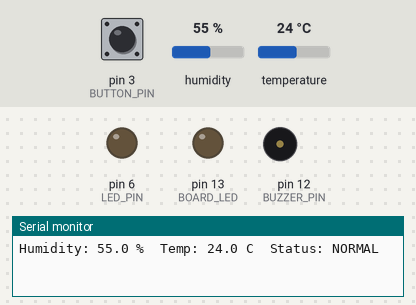
The sketch below on a simulated Arduino Uno, built with avr-gcc and run on an emulated ATmega328P. Parts: output pins drawn as LEDs (lit = HIGH), buzzer (waves = sounding), the last lines printed to the serial monitor. The test bench sets the inputs (shaded band); at power-on: humidity 55 %, pin 3 (BUTTON_PIN) HIGH, temperature 24 °C.

Above: at 2.7 s.
2.8 s: humidity set to 69 %
4.7 s: humidity set to 72 %
At 8.4 s:
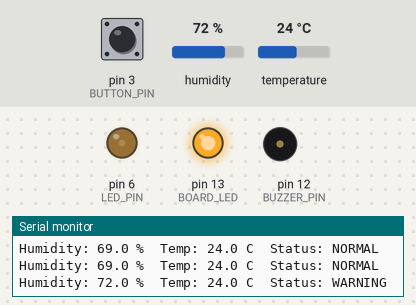
9.0 s: humidity set to 79 %
12.7 s: humidity set to 82 %
At 16.02 s:
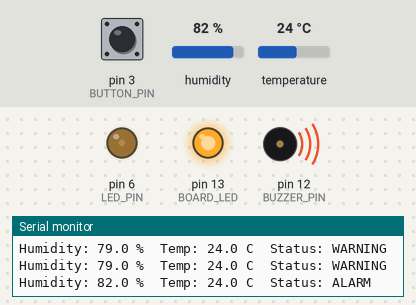
Timing chart, 0 to 26.2 s (numbered marks = the images above; inputs shaded):
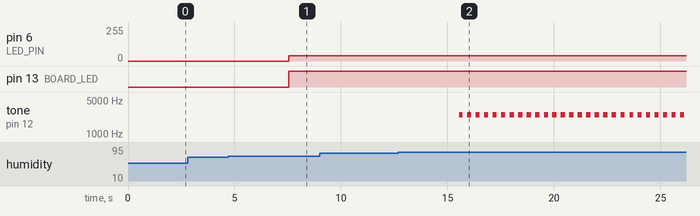

The sketch:

humidity_monitor_uno.ino
```cpp
/*
  Problem 4 - Smart Temperature & Humidity Monitor (Arduino Uno)

  - DHT11 humidity sensor: humidity (and temperature) read every 2 seconds (continuous update)
  - I2C LCD: shows humidity and system status
  - Warning LED: ON when humidity > 70 %
  - Buzzer: beeps when humidity > 80 %
  - Push button: switches between NORMAL and DETAILED display mode

      Status      Humidity        LED   Buzzer
      NORMAL      70 % or less    off   off
      WARNING     above 70 %      ON    off
      ALARM       above 80 %      ON    beeping

  LCD, NORMAL mode:          LCD, DETAILED mode:
    Humidity: 65%              H:65.0% T:28.4C
    Status: NORMAL             NORMAL   all OFF

  Board: Arduino Uno.
  Libraries: DHT sensor library + Adafruit Unified Sensor (Adafruit),
             LiquidCrystal I2C (Frank de Brabander). Wire is built in.
  No resistors: the DHT library uses the Uno's internal pull-up, and the LED is driven
  with a low PWM level (LED_LEVEL).
*/

#include <DHT.h>
#include <Wire.h>
#include <LiquidCrystal_I2C.h>

// ---------- Pins ----------
const int DHT_PIN    = 2;    // D2  <- DHT11 DATA / OUT / S
const int BUTTON_PIN = 3;    // D3  <- mode button (other leg to GND)
const int LED_PIN    = 6;    // D6  -> warning LED long leg (PWM)
const int BUZZER_PIN = 12;   // D12 -> buzzer +
const int BOARD_LED  = 13;   // built-in L LED copies the warning LED
// LCD: SDA = A4, SCL = A5

// ---------- Settings ----------
#define DHT_TYPE DHT11                     // change to DHT22 if you have the white sensor
const float LED_LIMIT    = 70.0;           // humidity above this -> LED ON
const float BUZZER_LIMIT = 80.0;           // humidity above this -> buzzer
const unsigned long READ_MS = 2000;        // DHT11 needs about 1-2 s between readings
const int LED_LEVEL = 40;                  // 0-255, low because there is no LED resistor

DHT dht(DHT_PIN, DHT_TYPE);
LiquidCrystal_I2C lcd(0x27, 16, 2);        // if the LCD shows nothing, try 0x3F

enum Status { NORMAL, WARNING, ALARM, SENSOR_ERROR };
Status status = SENSOR_ERROR;
bool detailedMode = false;
float humidity = NAN, temperature = NAN;
bool haveReading = false;

unsigned long lastRead = 0, lastBeep = 0;
bool beepOn = false;

// Button (debounced, true once per press)
int btnStable = HIGH, btnLast = HIGH;
unsigned long btnChangedAt = 0;

// ---------- Helpers ----------
const char *statusText() {
  switch (status) {
    case NORMAL:  return "NORMAL";
    case WARNING: return "WARNING";
    case ALARM:   return "ALARM";
    default:      return "SENSOR ERR";
  }
}

void lcdLine(int row, String text) {        // print exactly 16 characters
  while (text.length() < 16) text += " ";
  lcd.setCursor(0, row);
  lcd.print(text.substring(0, 16));
}

void updateLcd() {
  if (!haveReading) {
    lcdLine(0, "Humidity: --%");
    lcdLine(1, status == SENSOR_ERROR && millis() > 5000 ? "Check sensor!" : "Reading...");
    return;
  }
  if (!detailedMode) {
    lcdLine(0, "Humidity: " + String((int)(humidity + 0.5)) + "%");
    lcdLine(1, String("Status: ") + statusText());
  } else {
    lcdLine(0, "H:" + String(humidity, 1) + "% T:" + String(temperature, 1) + "C");
    switch (status) {
      case NORMAL:  lcdLine(1, "NORMAL   all OFF"); break;
      case WARNING: lcdLine(1, "WARNING  LED ON"); break;
      case ALARM:   lcdLine(1, "ALARM LED+BUZZER"); break;
      default:      lcdLine(1, "SENSOR ERROR"); break;
    }
  }
}

void setLed(bool on) {
  analogWrite(LED_PIN, on ? LED_LEVEL : 0);
  digitalWrite(BOARD_LED, on ? HIGH : LOW);
}

bool buttonPressed() {
  int reading = digitalRead(BUTTON_PIN);
  if (reading != btnLast) {
    btnLast = reading;
    btnChangedAt = millis();
  }
  if (millis() - btnChangedAt > 50 && reading != btnStable) {
    btnStable = reading;
    return reading == LOW;                   // pressed (INPUT_PULLUP)
  }
  return false;
}

void readSensor() {
  float h = dht.readHumidity();
  float t = dht.readTemperature();           // Celsius
  if (isnan(h) || isnan(t)) {
    Serial.println("DHT read failed - check wiring");
    if (!haveReading) status = SENSOR_ERROR; // keep the last good value otherwise
    return;
  }
  humidity = h;
  temperature = t;
  haveReading = true;

  if (humidity > BUZZER_LIMIT)   status = ALARM;
  else if (humidity > LED_LIMIT) status = WARNING;
  else                           status = NORMAL;

  Serial.print("Humidity: ");
  Serial.print(humidity, 1);
  Serial.print(" %  Temp: ");
  Serial.print(temperature, 1);
  Serial.print(" C  Status: ");
  Serial.println(statusText());
}

void setup() {
  Serial.begin(9600);
  pinMode(BUTTON_PIN, INPUT_PULLUP);
  pinMode(LED_PIN, OUTPUT);
  pinMode(BOARD_LED, OUTPUT);
  pinMode(BUZZER_PIN, OUTPUT);
  setLed(false);

  dht.begin();
  lcd.init();
  lcd.backlight();
  lcdLine(0, "Humidity Monitor");
  lcdLine(1, "Starting...");
  delay(1500);                               // let the DHT11 settle
  readSensor();
  lastRead = millis();
  updateLcd();
}

void loop() {
  unsigned long now = millis();

  // 1) Read the sensor continuously (every READ_MS)
  if (now - lastRead >= READ_MS) {
    lastRead = now;
    readSensor();
    updateLcd();
  }

  // 2) Warning LED: ON above 70 %
  setLed(status == WARNING || status == ALARM);

  // 3) Buzzer: beeps above 80 % (200 ms on / 200 ms off)
  if (status == ALARM) {
    if (now - lastBeep >= 200) {
      lastBeep = now;
      beepOn = !beepOn;
      if (beepOn) tone(BUZZER_PIN, 2500);
      else noTone(BUZZER_PIN);
    }
  } else if (beepOn) {
    noTone(BUZZER_PIN);
    beepOn = false;
  }

  // 4) Button: switch NORMAL <-> DETAILED mode
  if (buttonPressed()) {
    detailedMode = !detailedMode;
    Serial.println(detailedMode ? "Mode: DETAILED" : "Mode: NORMAL");
    updateLcd();
  }
}
```

LiquidCrystal_I2C.h
```cpp
#pragma once
#include "Arduino.h"
class LiquidCrystal_I2C { public: std::string rows[2]; int r=0,c=0;
 LiquidCrystal_I2C(int,int,int){} void init(){} void backlight(){}
 void setCursor(int cc,int rr){c=cc;r=rr;}
 void print(const char*s){ std::string&row=rows[r]; size_t n=strlen(s); if(row.size()<(size_t)c+n) row.resize(c+n,' '); row.replace(c,n,s); c+=n;}
 void print(const String&s){ print(s.c_str()); } };
```

Measured:
- the behaviour switches between 70 and 71 % on humidity (found by bisection; images 0 and 1)
- the behaviour switches between 80 and 81 % on humidity (found by bisection; images 1 and 2)
- after the input at 4.7 s, pin 6 (LED_PIN): 0/255 → 40/255 after 2.8 s; pin 13 (BOARD_LED): LOW → HIGH after 2.8 s
- after the input at 12.7 s, tone on pin 12 (BUZZER_PIN): alternates 2500 Hz for 0.20 s and silent for 0.20 s, starting after 2.9 s
